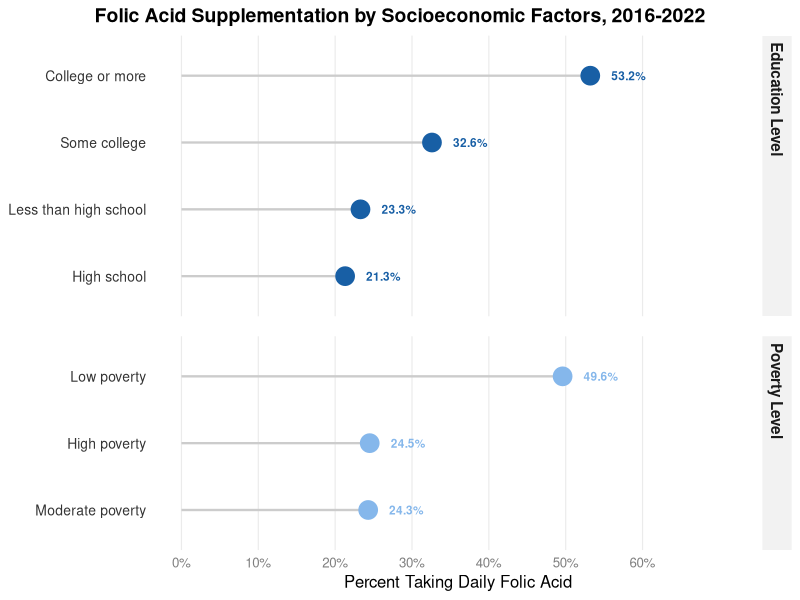
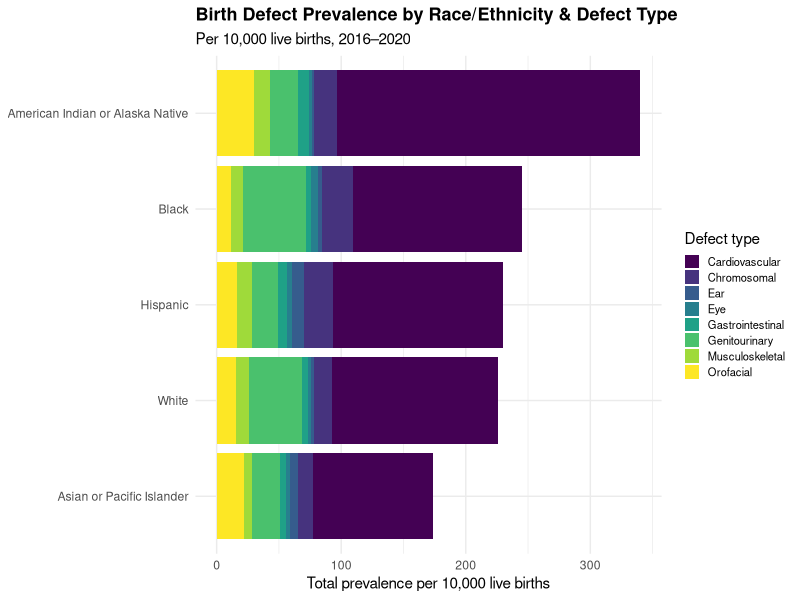

Reproduce these figures in R, in order. (Note: this script raises an error after producing the figures.)
## ---- chunk 1
library(tidyverse)
library(tidytext)

folic_master <- read.csv('data/raw/Birth Defects_Folic Acid.csv')

folic_master %>%
  filter(
    Subtopic == "Folic Acid Use",
    Variable %in% c("Education Level", "Poverty Level")
  ) %>%
  group_by(Variable, Category) %>%
  summarize(pct = mean(Value, na.rm = TRUE), .groups = "drop") %>%
  mutate(Category = reorder_within(Category, pct, Variable)) %>%
  ggplot(aes(x = pct, y = Category, color = Variable)) +
  geom_segment(aes(x = 0, xend = pct, yend = Category), linewidth = 0.8, color = "grey80") +
  geom_point(size = 6) +
  geom_text(aes(label = paste0(round(pct, 1), "%")), nudge_x = 5, size = 3,
            fontface = "bold", show.legend = FALSE) +
  scale_y_reordered() +
  scale_color_manual(values = c("Education Level" = "#185FA5", "Poverty Level" = "#85B7EB")) +
  scale_x_continuous(limits = c(0, 72), breaks = seq(0, 60, 10),
                     labels = scales::label_percent(scale = 1)) +
  facet_grid(Variable ~ ., scales = "free_y", space = "free_y") +
  labs(
    title = "Folic Acid Supplementation by Socioeconomic Factors, 2016-2022",
    x = "Percent Taking Daily Folic Acid", y = NULL, color = NULL
  ) +
  theme_minimal(base_size = 12) +
  theme(
    legend.position = "none",
    strip.text = element_text(face = "bold", size = 11, hjust = 0),
    strip.background = element_rect(fill = "grey95", color = NA),
    plot.title.position = "plot",  
    plot.title = element_text(face = "bold", size = 14, hjust = 0.5),
    axis.text.y = element_text(size = 10, color = "grey20"),
    axis.text.x = element_text(color = "grey50"),
    panel.grid.major.y = element_blank(),
    panel.grid.minor = element_blank(),
    panel.grid.major.x = element_line(color = "grey92", linewidth = 0.4),
    panel.spacing = unit(1, "lines")
  )
## ---- chunk 2
maternal_master <- read.csv('data/raw/Birth Defects_Maternal Characteristics.csv')

maternal_stacked <- maternal_master %>%
  filter(
    Variable == "Maternal race/ethnicity",
    !Category %in% c("All races/ethnicities combined", "Other/Unknown")
  ) %>%
  group_by(Category, Note) %>%
  summarize(avg_prevalence = sum(Value, na.rm = TRUE), .groups = "drop") %>%
  mutate(Note = str_remove(Note, " \\(.*\\)"), Category = str_remove(Category, ",? Non-Hispanic| Non-Hispanic|/Non-Hispanic")) %>%
  group_by(Category) %>%
  mutate(total = sum(avg_prevalence)) %>% 
  ungroup()

ggplot(maternal_stacked, aes(x = reorder(Category, total),
                              y = avg_prevalence, 
                              fill = Note)) +
  geom_col() +
  coord_flip() +
  scale_fill_viridis_d(option = "viridis") +
  labs(
    title = "Birth Defect Prevalence by Race/Ethnicity & Defect Type",
    subtitle = "Per 10,000 live births, 2016–2020",
    x = NULL,
    y = "Total prevalence per 10,000 live births",
    fill = "Defect type"
  ) +
  theme_minimal() +
  theme(legend.position = "right",
        legend.text = element_text(size = 8),
        plot.title = element_text(face = "bold", size = 13),
        legend.key.size = unit(0.4, "cm")
        )
## ---- chunk 3
folic_master <- read.csv('data/raw/Birth Defects_Folic Acid.csv')

ntd_prevalence <- folic_master %>% 
  filter(Subtopic == "Neural tube defects") %>% 
  mutate(year = as.numeric(Year))

avg_ntd_prevalence <- ntd_prevalence %>%
  group_by(year) %>%
  summarize(Value = mean(Value)) %>%
  mutate(Category = "Average")

ggplot(ntd_master, aes(x = year, y = Value)) +
  annotate("rect", xmin = 1995, xmax = 1997, ymin = 2, ymax = 12, alpha = 0.5, fill = "grey") +
  geom_smooth(aes(color = Category, linetype = Category), se = FALSE) +
  scale_color_viridis_d() +
  scale_linetype_manual(values = c(2, 1, 1, 1)) +
  labs(x = 'Year', y = 'NTD Prevalence per 100,000 Live Births', title = 'Neural Tube Defect Prevalence by Year and Race', caption = 'via MN Department of Health') +
  theme_classic()
